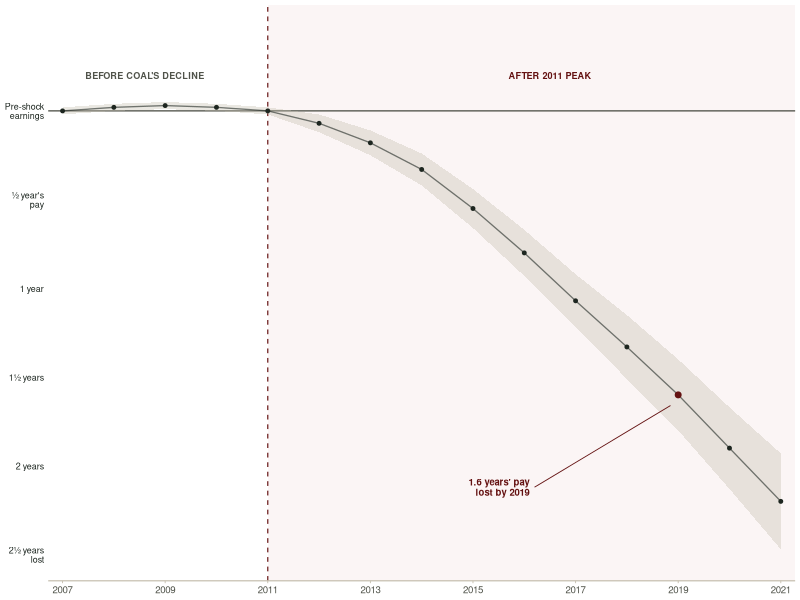

The R source for this figure:
# Generate Fig. 1 (cumulative earnings of coal-exposed workers) for the
# Colmer, Krause, Lyubich & Voorheis (2025) research highlight.
#
# Recreates the paper's Figure 7(a): cumulative earnings of the most
# coal-exposed workers relative to otherwise similar less-exposed workers,
# normalized to average pre-shock (2007-2011) annual pay, year by year.
#
# IMPORTANT: we do not hold the paper's restricted Census/IRS microdata, so
# the point estimates here are DIGITIZED from the published Figure 7(a) and
# cross-checked against the paper's text (cumulative loss = 1.6x a year's pay
# by 2019). The uncertainty band is an approximation of the published 95% CI.
# This is a faithful recreation for presentation, not a re-estimation.
#
# Styled for a general audience: word-based y-axis (years of pay lost),
# before/after-2011 framing, and a single soft uncertainty band. The
# interpretive note lives in the document, not the figure.
#
# Run (from research-highlight/):  Rscript code/make-fig1.R  -> figures/fig1.png
# Deps: ggplot2

library(ggplot2)

OUT_PATH <- "figures/fig1.png"

# --- Digitized point estimates (coef. on coal exposure, x pre-shock annual pay)
d <- data.frame(
  year = 2007:2021,
  est  = c(0.00, 0.02, 0.03, 0.02, 0.00,
           -0.07, -0.18, -0.33, -0.55, -0.80,
           -1.07, -1.33, -1.60, -1.90, -2.20),
  hw   = c(0.02, 0.02, 0.02, 0.02, 0.02,
           0.05, 0.07, 0.09, 0.11, 0.13,
           0.15, 0.18, 0.20, 0.23, 0.27)  # approx. 95% band half-width
)
d$lo <- d$est - d$hw
d$hi <- d$est + d$hw

# --- Design tokens (match _style.tex / make-fig2.R) -------------------------
INK  <- "#1d2620"; RED <- "#641111"; BAND <- "#f3e4e2"
AXIS <- "#c4bdad"; MUTE <- "#50534a"

# Fixed panel bounds so the shaded region, zero-line, and x-axis line all
# terminate on exactly the same right/left edge.
XLIM <- c(2006.72, 2021.28)

p <- ggplot(d, aes(year, est)) +
  annotate("rect", xmin = 2011, xmax = XLIM[2], ymin = -Inf, ymax = Inf,
           fill = BAND, alpha = 0.35) +
  annotate("text", x = 2008.6, y = 0.20, label = "BEFORE COAL'S DECLINE",
           size = 2.3, color = MUTE, fontface = "bold") +
  annotate("text", x = 2016.5, y = 0.20, label = "AFTER 2011 PEAK",
           size = 2.3, color = RED, fontface = "bold") +
  geom_vline(xintercept = 2011, color = RED, linetype = "dashed", linewidth = 0.4) +
  geom_hline(yintercept = 0, color = MUTE, linewidth = 0.45) +
  geom_ribbon(aes(ymin = lo, ymax = hi), fill = AXIS, alpha = 0.35) +
  geom_line(color = INK, alpha = 0.6, linewidth = 0.45) +
  geom_point(color = INK, size = 1.0) +
  # call out the headline 2019 value, label parked in open space lower-left
  annotate("point", x = 2019, y = -1.60, color = RED, size = 1.7) +
  annotate("segment", x = 2016.2, xend = 2018.85, y = -2.12, yend = -1.66,
           color = RED, linewidth = 0.3) +
  annotate("text", x = 2016.1, y = -2.12, hjust = 1, vjust = 0.5,
           label = "1.6 years' pay\nlost by 2019",
           size = 2.4, color = RED, fontface = "bold", lineheight = 0.9) +
  scale_y_continuous(
    limits = c(-2.5, 0.45),
    breaks = c(0, -0.5, -1.0, -1.5, -2.0, -2.5),
    labels = c("Pre-shock\nearnings", "½ year's\npay", "1 year",
               "1½ years", "2 years", "2½ years\nlost")) +
  scale_x_continuous(breaks = seq(2007, 2021, 2),
                     limits = XLIM, expand = c(0, 0)) +
  labs(x = NULL, y = NULL) +
  theme_minimal(base_size = 7) +
  theme(
    plot.background  = element_rect(fill = "#ffffff", color = NA),
    panel.background = element_rect(fill = "#ffffff", color = NA),
    panel.grid       = element_blank(),
    axis.line.x      = element_line(color = AXIS, linewidth = 0.4),
    axis.ticks.x     = element_line(color = AXIS, linewidth = 0.3),
    axis.ticks.y     = element_blank(),
    axis.text.x      = element_text(color = MUTE, size = 7),
    axis.text.y      = element_text(color = INK, size = 6.4, lineheight = 0.85)
  )

dir.create("figures", showWarnings = FALSE, recursive = TRUE)
ggsave(OUT_PATH, p, width = 5.4, height = 3.1, dpi = 220, bg = "#ffffff")
message("wrote ", OUT_PATH)
